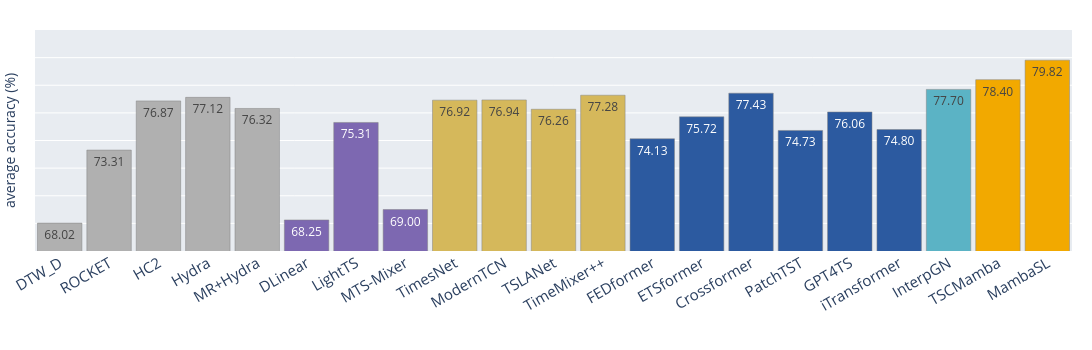

Source (notebook cell):
### Code cell
# 색상 매핑
color_map = {
    "Non-DL": "#B0B0B0",            # 회색
    "MLP-based": "#7D68B1",           # 오렌지
    "CNN-based": "#D5B85B",          # 스카이 블루
    "Transformer-based": "#2C5AA0",  # 다크 블루
    "Shaplet+CNN": "#5BB3C5",        # 노랑
    # "Mamba-based": "#AC6168",          # 청록
    "Mamba-based": "#F2A900",        # 노랑
    # "Ours": "#F2A900",        # 노랑
}


# 메달 이모지
medals = ["🥇", "🥈", "🥉"]


fig = px.bar(df_pivot[df_pivot['acctype'] == 'all dataset'], x='model', y='acc', 
             text='acc',
             text_auto='.2f',
             category_orders={'model': df_pivot['model'].unique()},
             custom_data=['categories'],
             )

fig.update_traces(
    marker=dict(line_color="grey", pattern_fillmode="replace"),
    marker_color=df_pivot['categories'].iloc[::2].map(color_map),
    texttemplate='%{text:.2f}',
    textposition='inside',
    hovertemplate='<b>%{x}</b><br>Category: %{customdata[0]}<br>Accuracy: %{y:.6f}<extra></extra>',
)



# add medal emojis to the top of the bars
top3 = df_pivot[(df_pivot['acctype'] == 'all dataset')].nlargest(3, 'acc')
for i, (j, row) in enumerate(top3.iterrows()):
    # find x position of the bar
    x_pos = df_pivot[df_pivot['model'] == row['model']].index[0] // 2
    fig.add_annotation(
        x=x_pos,
        y=row['acc'] + 1.2,  # Adjust the y position to place the emoji above the bar
        text=medals[i],
        showarrow=False,
        font=dict(size=25, family="Noto Color Emoji"),  # Adjust the size of the emoji
        align='center',
        bgcolor='rgba(0,0,0,0)',  # Transparent background
    )







fig.update_layout(
    # template="plotly_white",
    paper_bgcolor='rgba(0,0,0,0)',  # 투명 배경
    plot_bgcolor="#E8ECF1",  # 연한 회색 배경
    height=350,
    width=1200,
    barmode='group',
    bargap=0.1,  # 바 간격 조절
    bargroupgap=0.0,  # 그룹 간격 조절
    # title_text="Classification Performance of TSC Models",
    margin=dict(l=20, r=20, t=30, b=10),
    title_x=0.5,  # center the title
    title_font=dict(size=16),
    yaxis_title="average accuracy (%)",
    # legend=dict(
    #     title_text="Categories",
    #     title_font=dict(size=14),
    #     font=dict(size=12)
    # ),
    showlegend=False,  # Hide legend
    # font=dict(size=15)
)
fig.update_xaxes(
    title_text="",
    tickangle=-30,
    tickfont=dict(size=15)
)
fig.update_yaxes(showticklabels=False, range=[66, 82], 
                 tickvals=list(range(66,82,2)),)
fig.show()

# # save the figure
# write_image(fig, f'figures_tmp/barplot (acc).pdf', scale=2, format='pdf', width=1200, height=350)

### Figure 1 — Plotly figure (JSON) as saved in the notebook; plotly's stock layout.template omitted (floating-point values rounded to 4 significant figures)
{"data": [{"customdata": [["Non-DL"], ["Non-DL"], ["Non-DL"], ["Non-DL"], ["Non-DL"], ["MLP-based"], ["MLP-based"], ["MLP-based"], ["CNN-based"], ["CNN-based"], ["CNN-based"], ["CNN-based"], ["Transformer-based"], ["Transformer-based"], ["Transformer-based"], ["Transformer-based"], ["Transformer-based"], ["Transformer-based"], ["Shaplet+CNN"], ["Mamba-based"], ["Mamba-based"]], "hovertemplate": "<b>%{x}</b><br>Category: %{customdata[0]}<br>Accuracy: %{y:.6f}<extra></extra>", "legendgroup": "", "marker": {"color": ["#B0B0B0", "#B0B0B0", "#B0B0B0", "#B0B0B0", "#B0B0B0", "#7D68B1", "#7D68B1", "#7D68B1", "#D5B85B", "#D5B85B", "#D5B85B", "#D5B85B", "#2C5AA0", "#2C5AA0", "#2C5AA0", "#2C5AA0", "#2C5AA0", "#2C5AA0", "#5BB3C5", "#F2A900", "#F2A900"], "line": {"color": "grey"}, "pattern": {"fillmode": "replace", "shape": ""}}, "name": "", "orientation": "v", "showlegend": false, "text": [68.02, 73.31, 76.87, 77.12, 76.32, 68.25, 75.31, 69.0, 76.92, 76.94, 76.26, 77.28, 74.13, 75.72, 77.43, 74.73, 76.06, 74.8, 77.7, 78.4, 79.82], "textposition": "inside", "texttemplate": "%{text:.2f}", "type": "bar", "x": ["DTW_D", "ROCKET", "HC2", "Hydra", "MR+Hydra", "DLinear", "LightTS", "MTS-Mixer", "TimesNet", "ModernTCN", "TSLANet", "TimeMixer++", "FEDformer", "ETSformer", "Crossformer", "PatchTST", "GPT4TS", "iTransformer", "InterpGN", "TSCMamba", "MambaSL"], "xaxis": "x", "y": [68.02, 73.31, 76.87, 77.12, 76.32, 68.25, 75.31, 69.0, 76.92, 76.94, 76.26, 77.28, 74.13, 75.72, 77.43, 74.73, 76.06, 74.8, 77.7, 78.4, 79.82], "yaxis": "y"}], "layout": {"annotations": [{"align": "center", "bgcolor": "rgba(0,0,0,0)", "font": {"family": "Noto Color Emoji", "size": 25}, "showarrow": false, "text": "🥇", "x": 20, "y": 81.02}, {"align": "center", "bgcolor": "rgba(0,0,0,0)", "font": {"family": "Noto Color Emoji", "size": 25}, "showarrow": false, "text": "🥈", "x": 19, "y": 79.6}, {"align": "center", "bgcolor": "rgba(0,0,0,0)", "font": {"family": "Noto Color Emoji", "size": 25}, "showarrow": false, "text": "🥉", "x": 18, "y": 78.9}], "bargap": 0.1, "bargroupgap": 0, "barmode": "group", "height": 350, "legend": {"tracegroupgap": 0}, "margin": {"b": 10, "l": 20, "r": 20, "t": 30}, "paper_bgcolor": "rgba(0,0,0,0)", "plot_bgcolor": "#E8ECF1", "showlegend": false, "title": {"font": {"size": 16}, "x": 0.5}, "width": 1200, "xaxis": {"anchor": "y", "categoryarray": ["DTW_D", "ROCKET", "HC2", "Hydra", "MR+Hydra", "DLinear", "LightTS", "MTS-Mixer", "TimesNet", "ModernTCN", "TSLANet", "TimeMixer++", "FEDformer", "ETSformer", "Crossformer", "PatchTST", "GPT4TS", "iTransformer", "InterpGN", "TSCMamba", "MambaSL"], "categoryorder": "array", "domain": [0, 1], "tickangle": -30, "tickfont": {"size": 15}, "title": {"text": ""}}, "yaxis": {"anchor": "x", "domain": [0, 1], "range": [66, 82], "showticklabels": false, "tickvals": [66, 68, 70, 72, 74, 76, 78, 80], "title": {"text": "average accuracy (%)"}}}}
